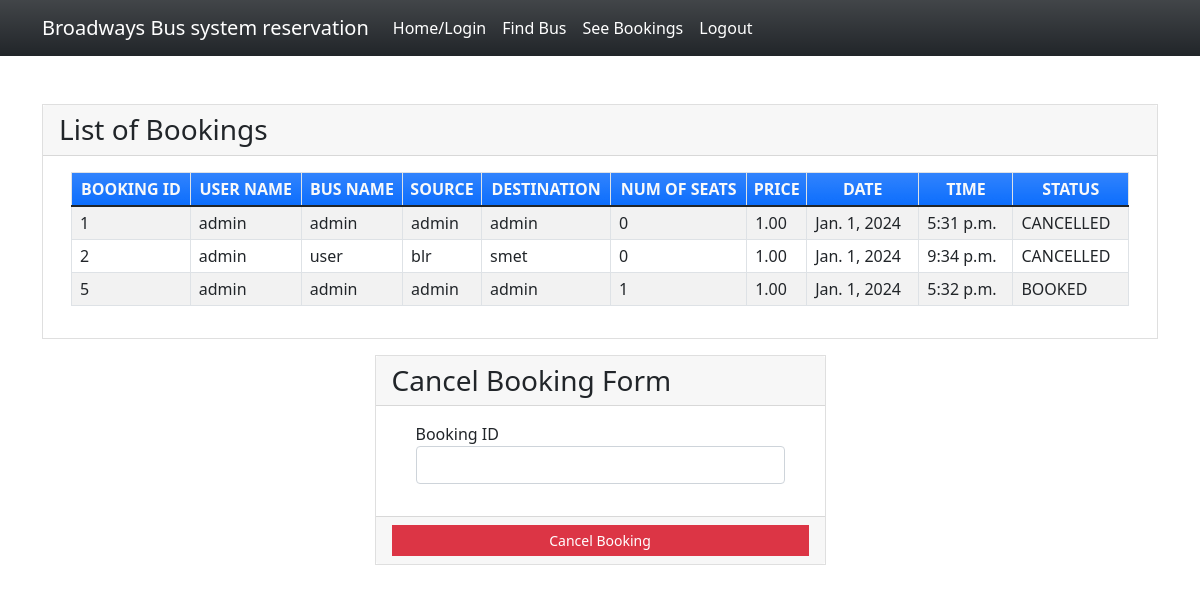
/seebookings (signed in), run on the app's committed database.
### myapp/models.py (models this page shows, shortened)
class Book(models.Model):
    BOOKED = 'B'
    CANCELLED = 'C'
    TICKET_STATUSES = ((BOOKED, 'Booked'),
                       (CANCELLED, 'Cancelled'),)
    email = models.EmailField()
    name = models.CharField(max_length=30)
    userid =models.DecimalField(decimal_places=0, max_digits=2)
    busid=models.DecimalField(decimal_places=0, max_digits=2)
    bus_name = models.CharField(max_length=30)
    source = models.CharField(max_length=30)
    dest = models.CharField(max_length=30)
    nos = models.DecimalField(decimal_places=0, max_digits=2)
    price = models.DecimalField(decimal_places=2, max_digits=6)
    date = models.DateField()
    time = models.TimeField()
    status = models.CharField(choices=TICKET_STATUSES, default=BOOKED, max_length=2)
    class Meta:
        verbose_name_plural = "List of Books"

### myapp/views.py (the view)
# urls.py: path('seebookings', views.seebookings, name="seebookings"),
@login_required(login_url='signin')
def seebookings(request,new={}):
    context = {}
    id_r = request.user.id
    book_list = Book.objects.filter(userid=id_r)
    if book_list:
        return render(request, 'myapp/booklist.html', locals())
    else:
        context["error"] = "Sorry no buses booked"
        return render(request, 'myapp/findbus.html', context)

### myapp/templates/myapp/booklist.html (shortened to what this page needs)
{% extends 'myapp/base.html' %} {% block content %}
<div class="container my-5">
    <div class="card rounded-0">
        <div class="card-header">
            <div class="card-title h3 mb-0">List of Bookings</div>
        </div>
        <div class="card-body">
            <div class="container-fluid">
                <table class="table table-bordered table-striped">
                    <thead>
                        <tr class="bg-gradient bg-primary text-light">
                            <th class="p-1 text-center">BOOKING ID</th>
                            <th class="p-1 text-center">USER NAME</th>
                            <th class="p-1 text-center">BUS NAME</th>
                            <th class="p-1 text-center">SOURCE</th>
                            <th class="p-1 text-center">DESTINATION</th>
                            <th class="p-1 text-center">NUM OF SEATS</th>
                            <th class="p-1 text-center">PRICE</th>
                            <th class="p-1 text-center">DATE</th>
                            <th class="p-1 text-center">TIME</th>
                            <th class="p-1 text-center">STATUS</th>
                        </tr>
                    </thead>
                    {% for row in book_list %}
                    <tr>
                        <td class="px-2 py-1 align-middle">{{row.id}}</td>
                        <td class="px-2 py-1 align-middle">{{row.name}}</td>
                        <td class="px-2 py-1 align-middle">{{row.bus_name}}</td>
                        <td class="px-2 py-1 align-middle">{{row.source}}</td>
                        <td class="px-2 py-1 align-middle">{{row.dest}}</td>
                        <td class="px-2 py-1 align-middle">{{row.nos}}</td>
                        <td class="px-2 py-1 align-middle">{{row.price}}</td>
                        <td class="px-2 py-1 align-middle">{{row.date}}</td>
                        <td class="px-2 py-1 align-middle">{{row.time}}</td>
                        <td class="px-2 py-1 align-middle">{{row.status}}</td>
                    </tr>
                    {% endfor %}
                </table>
            </div>
        </div>
    </div>
    <div class="row mt-3 justify-content-center">
        <div class="col-lg-5 col-md-7 col-sm-10 col-xs-12">
            <div class="card rounded-0">
                <div class="card-header">
                    <div class="card-title h3 mb-0">Cancel Booking Form</div>
                </div>
                <div class="card-body">
                    <div class="container-fluid">
                        <form action="{% url 'cancellings' %}" method="post" id="cancel-form">
                            <div class="mb-3">
                                <label for="bus_id" class="control-label">Booking ID</label>
                                <input name='bus_id' class="form-control" type="number" id="bus_id">
                            </div>
                        </form>
                    </div>
                </div>
                <div class="card-footer text-center">
                    <button class="btn btn-sm rounded-0 btn-danger w-100" form="cancel-form">Cancel Booking</button>
                </div>
            </div>
        </div>
    </div>
</div>
{% endblock %}

### myapp/templates/myapp/base.html (shortened to what this page needs)
<!doctype html>
<html lang="en">
<head>
    <link rel="stylesheet" href="https://cdn.jsdelivr.net/npm/bootstrap@5.1.3/dist/css/bootstrap.min.css">
</head>
<body>
<nav class="navbar navbar-expand-lg navbar-light bg-gradient bg-dark">
    <div class="container">
            <a class="navbar-brand" href="#" style="color: white;">Broadways Bus system reservation</a>
        <div class="collapse navbar-collapse" id="navbarNavAltMarkup">
            <div class="navbar-nav" >
                <a class="nav-item nav-link active" href="{% url 'home' %}" style="color: white;">Home/Login</a>
                <a class="nav-item nav-link" href="{% url 'findbus' %}" style="color: white;">Find Bus</a>
                <a class="nav-item nav-link" href="{% url 'seebookings' %}" style="color: white;">See Bookings</a>
                {% if request.user.is_active %}
                <a class="nav-item nav-link " href="{% url 'signout' %}" style="color: white;">Logout</a>
                {% else %}
                <a class="nav-item nav-link " href="{% url 'signup' %}" style="color: white;">Registration</a>
                {% endif %}
            </div>
        </div>
    </div>
</nav>
{% block content %}
{% endblock %}
</body>
</html>

### myapp/templates/myapp/base.html (style rules this page uses)
body { background-image: url(https://www.setra-bus.com/content/dam/sbo/markets/common/models/cc-hd-models/images/teaser/EB29590-CC-HD-teaser-home-01.jpg); background-repeat: no-repeat; background-size: cover; }

### data on the page
Book: id "1", name "admin", bus_name "admin", source "admin", dest "admin", nos "0", price "1.00", date "Jan. 1, 2024", time "5:31 p.m.", status "CANCELLED"
Book: id "2", name "admin", bus_name "user", source "blr", dest "smet", nos "0", price "1.00", date "Jan. 1, 2024", time "9:34 p.m.", status "CANCELLED"
Book: id "5", name "admin", bus_name "admin", source "admin", dest "admin", nos "1", price "1.00", date "Jan. 1, 2024", time "5:32 p.m.", status "BOOKED"
